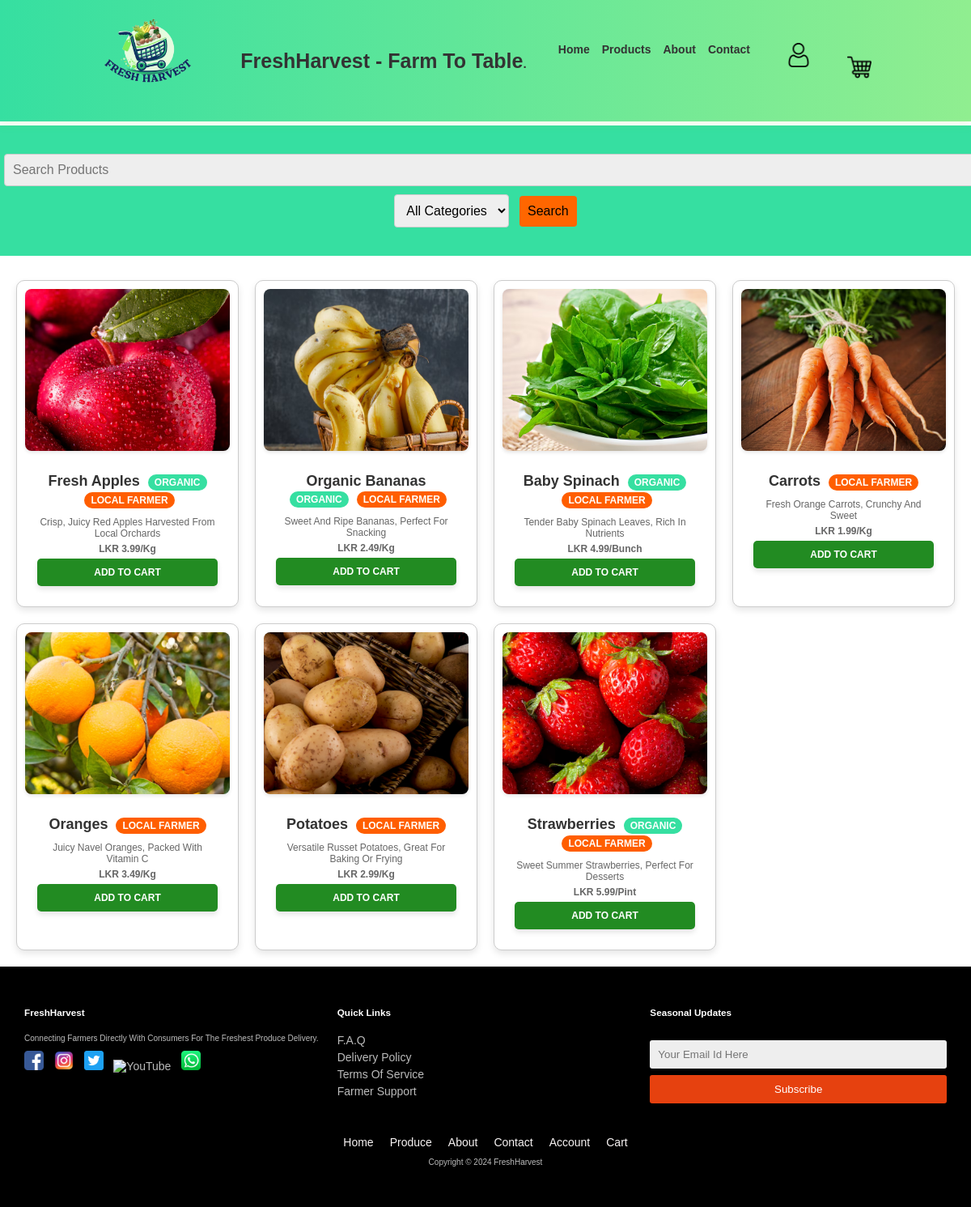
/products.php, run on the app's committed database.
### tables this page shows
CREATE TABLE IF NOT EXISTS products (
    id INT AUTO_INCREMENT PRIMARY KEY,
    name VARCHAR(255) NOT NULL,
    description TEXT,
    price DECIMAL(10,2) NOT NULL,
    image VARCHAR(255),
    category VARCHAR(100),
    is_organic TINYINT(1) DEFAULT 0,
    unit VARCHAR(50) DEFAULT 'kg',
    farmer_id INT NOT NULL,
    created_at TIMESTAMP DEFAULT CURRENT_TIMESTAMP,
    FOREIGN KEY (farmer_id) REFERENCES users(id) ON DELETE CASCADE
);

### products.php (the view, shortened to what this page needs)
<?php
require_once 'db.php';
$isLoggedIn = isset($_SESSION['user_id']);
$products = [];
$searchTerm = isset($_GET['search']) ? $_GET['search'] : '';
try {
    $query = "SELECT * FROM products WHERE 1=1";
    $params = [];
    $stmt = $pdo->prepare($query);
    $stmt->execute($params);
    $products = $stmt->fetchAll();
} catch (PDOException $e) {
    die("Error fetching products: " . $e->getMessage());
}
?>
<!DOCTYPE html>
<html lang="en">
<head>
    <link rel="stylesheet" href="css/style1.css">
</head>
<body>
    <header>
        <a href="" class="logo">
          <img src="images/logo.png" alt="FreshHarvest Logo" class="logo-img">
        </a>
        <a href="" class="logo">
          FreshHarvest - Farm to Table<span>.</span>
        </a>
      <nav class="navbar">
        <ul>
          <li><a href="index.php">Home</a></li>
          <li><a href="products.php">Products</a></li>
          <li><a href="about.php">About</a></li>
          <li><a href="contact.php">Contact</a></li>
          <?php if($isLoggedIn): ?>
            <li><a href="Accounts.php"><?php echo htmlspecialchars($_SESSION['user_name']); ?></a></li>
            <li><a href="logout.php">Logout</a></li>
          <?php else: ?>
            <li><a href="account.php"><img src="images/account.png" alt="Account" class="nav-image"></a></li>
          <?php endif; ?>
          <li>
              <a href="cart.php" class="cart-link">
                  <img src="images/cart.png" alt="Shopping Cart" class="nav-image">
              </a>
          </li>
        </ul>
      </nav>
    </header>
    <main>
        <div class="search-container">
            <form method="GET" action="products.php">
                <input type="text" id="searchInput" name="search" placeholder="Search products" value="<?php echo htmlspecialchars($searchTerm); ?>">
                <select id="categorySelect" name="category">
                    <option value="">All Categories</option>
                </select>
                <button type="submit">Search</button>
            </form>
        </div>
        <div class="product" id="product">
            <section id="products" class="grid-container">
                <?php foreach ($products as $product): ?>
                <div class="grid-item">
                    <img src="images/<?php echo htmlspecialchars($product['image']); ?>" alt="<?php echo htmlspecialchars($product['name']); ?>">
                    <div class="product-info">
                        <h2><?php echo htmlspecialchars($product['name']); ?>
                            <?php if($product['is_organic']): ?>
                                <span class="organic-badge">ORGANIC</span>
                            <?php endif; ?>
                            <?php if($product['farmer_id']): ?>
                                <span class="farmer-badge">LOCAL FARMER</span>
                            <?php endif; ?>
                        </h2>
                        <p><?php echo htmlspecialchars($product['description']); ?></p>
                        <p class="product-price">LKR <?php echo number_format($product['price'], 2); ?>/<?php echo htmlspecialchars($product['unit']); ?></p>
                        <button class="add-to-cart"
                                onclick="addToCart(<?php echo $product['id']; ?>, '<?php echo addslashes($product['name']); ?>', <?php echo $product['price']; ?>, this)">
                            Add to Cart
                        </button>
                    </div>
                </div>
                <?php endforeach; ?>
            </section>
        </div>
    </main>
    <footer class="footer">
        <div class="footer-container">
          <div class="footer-section">
            <h3>FreshHarvest</h3>
            <p>Connecting farmers directly with consumers for the freshest produce delivery.</p>
            <div class="social-icons">
              <a href="#"><img src="images/faceboook.png" alt="Facebook"></a>
              <a href="#"><img src="images/instagram.png" alt="Instagram"></a>
              <a href="#"><img src="images/twitter.png" alt="Twitter"></a>
              <a href="#"><img src="images/youtube.png" alt="YouTube"></a>
              <a href="#"><img src="images/whatsapp.png" alt="WhatsApp"></a>
            </div>
          </div>
          <div class="footer-section">
            <h3>Quick Links</h3>
            <a href="support.php">F.A.Q</a>
            <a href="support.php">Delivery Policy</a>
            <a href="support.php">Terms Of Service</a>
            <a href="support.php">Farmer Support</a>
          </div>
          <div class="footer-section newsletter">
            <h3>Seasonal Updates</h3>
            <input type="email" placeholder="Your email id here">
            <button id="newsletterBtn">Subscribe</button>
          </div>
        </div>
        <div class="footer-bottom">
          <div class="footer-nav">
            <a href="index.php">Home</a>
            <a href="products.php">Produce</a>
            <a href="about.php">About</a>
            <a href="contact.php">Contact</a>
            <a href="account.php">Account</a>
            <a href="cart.php">Cart</a>
          </div><br>
          <p>Copyright © 2024 FreshHarvest</p>
        </div>
    </footer>
</body>
</html>

### css/style1.css (style rules this page uses)
* { margin: 0; padding: 0; box-sizing: border-box; font-family: Verdana, Geneva, Tahoma, sans-serif; outline: none; border: none; text-decoration: none; text-transform: capitalize; transition: 0.2s linear; }
html { font-size: 62.5%; scroll-behavior: smooth; scroll-padding-top: 6rem; overflow-x: hidden; }
section { padding: 2rem 9%; }
header { position: fixed; top: 0; left: 0; right: 0; background: linear-gradient(to right, #36dfa1, #90EE90); padding: 2rem 9%; display: flex; align-items: center; justify-content: space-between; z-index: 1000; box-shadow: 0 .5rem 1rem rgba(132, 190, 52, 0.1); font-weight: bolder; height: 150px; }
header .logo { font-size: 2.5rem; color: #333; font-weight: bold; }
header .logo span { color: var(--white); }
header .logo-img { width: 150px; height: auto; margin-left: 0px; }
header .navbar ul { display: flex; list-style: none; font-family:Arial, Helvetica, sans-serif; }
header .navbar ul li { padding-top: 0.5cm; margin-right: 1.5rem; font-size:small; color: #070707; font-family:Arial, Helvetica, sans-serif; }
header .nav-image { width: 30px; margin-left: 30px; transition: transform 0.3s; }
body { font-family: Arial, sans-serif; margin: 0; padding: 0; }
.footer { background-color: #000000; color: #bbb; padding: 40px 0; width: 100%; box-sizing: border-box; }
.footer-container { display: flex; justify-content: space-between; flex-wrap: wrap; width: 100%; padding: 0 20px; box-sizing: border-box; }
.footer-section { flex: 1; min-width: 250px; margin: 10px; }
.footer-section h3 { color: #fff; margin-bottom: 20px; }
.footer-section p, .footer-section a { color: #bbb; text-decoration: none; margin: 5px 0; display: block; }
.footer-section .social-icons a { display: inline-block; margin-right: 10px; }
.footer-section .social-icons a img { width: 24px; height: 24px; }
.newsletter input[type="email"] { padding: 10px; border: none; border-radius: 3px; color: #0f0e0e; }
.newsletter button { padding: 10px; background-color: #e6410f; border: none; color: white; border-radius: 3px; cursor: pointer; width: 100%; transition: background-color 0.3s; }
.footer-bottom { text-align: center; padding: 10px; background-color: #000000; width: 100%; box-sizing: border-box; }
.footer-bottom p { margin: 0; }
.footer-nav { display: flex; justify-content: center; flex-wrap: wrap; margin-top: 20px; }
.footer-nav a { color: #f8f4f4; text-decoration: none; margin: 0 10px; }
.grid-container { display: grid; grid-template-columns: repeat(auto-fit, minmax(250px, 1fr)); gap: 20px; margin-top: 10px; padding: 0; display: grid; grid-template-columns: repeat(auto-fit, minmax(250px, 1fr)); gap: 20px; margin-top: 10px; padding: 0; }
.grid-item { text-align: center; border: 1px solid #ddd; padding: 1.5rem; background-color: #fff; border-radius: 10px; box-shadow: 0 4px 8px rgba(0, 0, 0, 0.1); transition: transform 0.3s ease; }
.grid-item img { max-width: 100%; height: auto; border-radius: 8px; box-shadow: 0 2px 4px rgba(0, 0, 0, 0.1); }
.grid-container { display: grid; grid-template-columns: repeat(4, 1fr); gap: 20px; padding: 70px; }
.grid-item { text-align: center; border: 1px solid #ccc; padding: 10px; }
.grid-item img { max-width: 100%; height: auto; }
.product-info { margin-top: 10px; color: rgba(0, 0, 0, 0.1); }
.product-info h2 { font-size: 1.5rem; margin-bottom: 0.5rem; color: #333; }
.product-info p { font-size: 1.3rem; color:gray; }
.add-to-cart { background-color: white; color: black; border: none; padding: 8px 10px; font-size: 10px; font-weight: bold; text-transform: uppercase; cursor: pointer; border-radius: 19px; box-shadow: 0 4px 6px rgba(0, 0, 0, 0.1); transition: background-color 0.3s ease, transform 0.2s ease,color 0.3s ease; }
span { font-size: 15px; }
a { color: #333; font-size: 14px; text-decoration: none; margin: 15px 0; }

### data on the page
products: image (picture), name "Fresh Apples", is_organic "ORGANIC", shows "LOCAL FARMER", description "Crisp, Juicy Red Apples Harvested From Local Orchards", price "3.99", unit "Kg"
products: image (picture), name "Organic Bananas", is_organic "ORGANIC", shows "LOCAL FARMER", description "Sweet And Ripe Bananas, Perfect For Snacking", price "2.49", unit "Kg"
products: image+name (picture), name "Baby Spinach", is_organic "ORGANIC", shows "LOCAL FARMER", description "Tender Baby Spinach Leaves, Rich In Nutrients", price "4.99", unit "Bunch"
products: image (picture), name "Carrots", shows "LOCAL FARMER", description "Fresh Orange Carrots, Crunchy And Sweet", price "1.99", unit "Kg"
products: image+name (picture), name "Oranges", shows "LOCAL FARMER", description "Juicy Navel Oranges, Packed With Vitamin C", price "3.49", unit "Kg"
products: image+name (picture), name "Potatoes", shows "LOCAL FARMER", description "Versatile Russet Potatoes, Great For Baking Or Frying", price "2.99", unit "Kg"
products: image+name (picture), name "Strawberries", is_organic "ORGANIC", shows "LOCAL FARMER", description "Sweet Summer Strawberries, Perfect For Desserts", price "5.99", unit "Pint"
